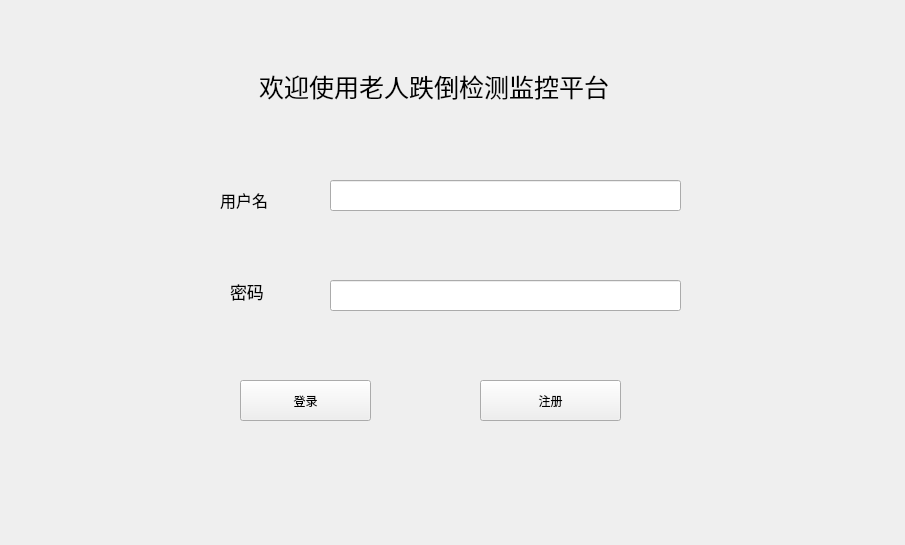
<?xml version="1.0" encoding="UTF-8"?>
<ui version="4.0">
 <class>Form</class>
 <widget class="QWidget" name="Form">
  <property name="geometry">
   <rect>
    <x>0</x>
    <y>0</y>
    <width>905</width>
    <height>545</height>
   </rect>
  </property>
  <property name="windowTitle">
   <string>Form</string>
  </property>
  <widget class="QLabel" name="label">
   <property name="geometry">
    <rect>
     <x>210</x>
     <y>70</y>
     <width>448</width>
     <height>33</height>
    </rect>
   </property>
   <property name="font">
    <font>
     <family>楷体</family>
     <pointsize>19</pointsize>
    </font>
   </property>
   <property name="text">
    <string>欢迎使用老人跌倒检测监控平台</string>
   </property>
   <property name="alignment">
    <set>Qt::AlignCenter</set>
   </property>
  </widget>
  <widget class="QLabel" name="label_username">
   <property name="geometry">
    <rect>
     <x>220</x>
     <y>190</y>
     <width>60</width>
     <height>20</height>
    </rect>
   </property>
   <property name="font">
    <font>
     <family>楷体</family>
     <pointsize>12</pointsize>
    </font>
   </property>
   <property name="text">
    <string>用户名</string>
   </property>
  </widget>
  <widget class="QLabel" name="label_password">
   <property name="geometry">
    <rect>
     <x>230</x>
     <y>280</y>
     <width>44</width>
     <height>22</height>
    </rect>
   </property>
   <property name="font">
    <font>
     <family>楷体</family>
     <pointsize>13</pointsize>
    </font>
   </property>
   <property name="text">
    <string>密码</string>
   </property>
  </widget>
  <widget class="QPushButton" name="Button_login">
   <property name="geometry">
    <rect>
     <x>240</x>
     <y>380</y>
     <width>131</width>
     <height>41</height>
    </rect>
   </property>
   <property name="text">
    <string>登录</string>
   </property>
  </widget>
  <widget class="QPushButton" name="Button_register">
   <property name="geometry">
    <rect>
     <x>480</x>
     <y>380</y>
     <width>141</width>
     <height>41</height>
    </rect>
   </property>
   <property name="text">
    <string>注册</string>
   </property>
  </widget>
  <widget class="QLineEdit" name="lineEdit_uesrname">
   <property name="geometry">
    <rect>
     <x>330</x>
     <y>180</y>
     <width>351</width>
     <height>31</height>
    </rect>
   </property>
  </widget>
  <widget class="QLineEdit" name="lineEdit_password">
   <property name="geometry">
    <rect>
     <x>330</x>
     <y>280</y>
     <width>351</width>
     <height>31</height>
    </rect>
   </property>
  </widget>
 </widget>
 <resources/>
 <connections/>
</ui>
